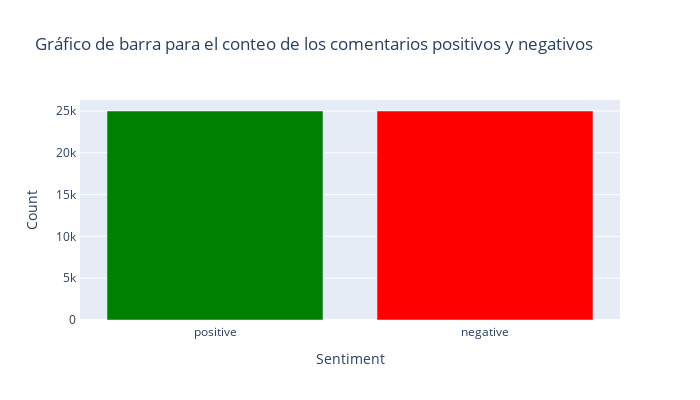

The cell this chart's notebook holds for it:
### Markdown cell above
Revisando un posible desbalanceo de clases

### Code cell
sentiment_count = data_imdb.sentiment.value_counts()
colors = {'positive': 'green', 'negative': 'red'}


fig = go.Figure(
    data= [go.Bar(y=sentiment_count.values, x=sentiment_count.index, marker=dict(color=[colors[s] for s in sentiment_count.index]))],
)
fig.update_layout(title='Gráfico de barra para el conteo de los comentarios positivos y negativos',
                  width=700, 
                  height=400,
                xaxis=dict(title='Sentiment', linewidth=2), 
                yaxis=dict(title='Count',  linewidth=2),)

fig.show()

### Figure 1 — Plotly figure (JSON) as saved in the notebook; plotly's stock layout.template omitted (floating-point values rounded to 4 significant figures)
{"data": [{"marker": {"color": ["green", "red"]}, "type": "bar", "x": ["positive", "negative"], "y": [25000, 25000]}], "layout": {"height": 400, "title": {"text": "Gráfico de barra para el conteo de los comentarios positivos y negativos"}, "width": 700, "xaxis": {"linewidth": 2, "title": {"text": "Sentiment"}}, "yaxis": {"linewidth": 2, "title": {"text": "Count"}}}}
